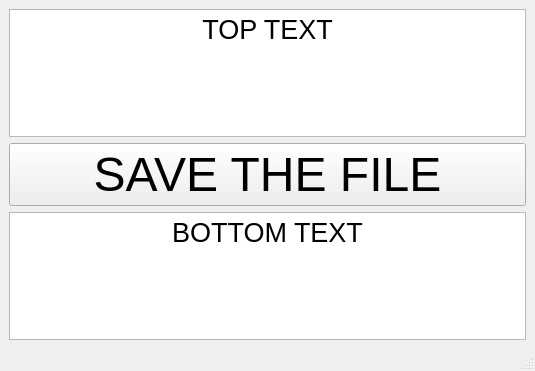
<?xml version="1.0" encoding="UTF-8"?>
<ui version="4.0">
 <class>MainWindow</class>
 <widget class="QMainWindow" name="MainWindow">
  <property name="geometry">
   <rect>
    <x>0</x>
    <y>0</y>
    <width>535</width>
    <height>371</height>
   </rect>
  </property>
  <property name="windowTitle">
   <string>MainWindow</string>
  </property>
  <widget class="QWidget" name="centralwidget">
   <layout class="QVBoxLayout" name="verticalLayout">
    <item>
     <widget class="QTextBrowser" name="textBrowser">
      <property name="html">
       <string>&lt;!DOCTYPE HTML PUBLIC &quot;-//W3C//DTD HTML 4.0//EN&quot; &quot;http://www.w3.org/TR/REC-html40/strict.dtd&quot;&gt;
&lt;html&gt;&lt;head&gt;&lt;meta name=&quot;qrichtext&quot; content=&quot;1&quot; /&gt;&lt;style type=&quot;text/css&quot;&gt;
p, li { white-space: pre-wrap; }
&lt;/style&gt;&lt;/head&gt;&lt;body style=&quot; font-family:'MS Shell Dlg 2'; font-size:8.25pt; font-weight:400; font-style:normal;&quot;&gt;
&lt;p align=&quot;center&quot; style=&quot; margin-top:0px; margin-bottom:0px; margin-left:0px; margin-right:0px; -qt-block-indent:0; text-indent:0px;&quot;&gt;&lt;span style=&quot; font-size:20pt;&quot;&gt;TOP TEXT&lt;/span&gt;&lt;/p&gt;&lt;/body&gt;&lt;/html&gt;</string>
      </property>
     </widget>
    </item>
    <item>
     <widget class="QPushButton" name="save_pb">
      <property name="font">
       <font>
        <pointsize>36</pointsize>
       </font>
      </property>
      <property name="text">
       <string>SAVE THE FILE</string>
      </property>
     </widget>
    </item>
    <item>
     <widget class="QTextBrowser" name="textBrowser_2">
      <property name="html">
       <string>&lt;!DOCTYPE HTML PUBLIC &quot;-//W3C//DTD HTML 4.0//EN&quot; &quot;http://www.w3.org/TR/REC-html40/strict.dtd&quot;&gt;
&lt;html&gt;&lt;head&gt;&lt;meta name=&quot;qrichtext&quot; content=&quot;1&quot; /&gt;&lt;style type=&quot;text/css&quot;&gt;
p, li { white-space: pre-wrap; }
&lt;/style&gt;&lt;/head&gt;&lt;body style=&quot; font-family:'MS Shell Dlg 2'; font-size:8.25pt; font-weight:400; font-style:normal;&quot;&gt;
&lt;p align=&quot;center&quot; style=&quot; margin-top:0px; margin-bottom:0px; margin-left:0px; margin-right:0px; -qt-block-indent:0; text-indent:0px;&quot;&gt;&lt;span style=&quot; font-size:20pt;&quot;&gt;BOTTOM TEXT&lt;/span&gt;&lt;/p&gt;&lt;/body&gt;&lt;/html&gt;</string>
      </property>
     </widget>
    </item>
   </layout>
  </widget>
  <widget class="QMenuBar" name="menubar">
   <property name="geometry">
    <rect>
     <x>0</x>
     <y>0</y>
     <width>535</width>
     <height>21</height>
    </rect>
   </property>
  </widget>
  <widget class="QStatusBar" name="statusbar"/>
 </widget>
 <resources/>
 <connections/>
</ui>
